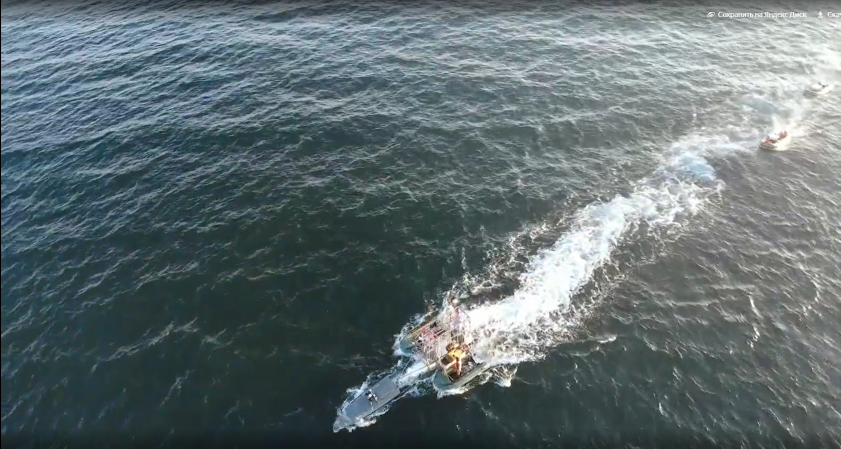
#> input picture visualv3/image/1.png, 1682 x 897 px (shown at 1/2 size)
$ python main3.py
#> lines starting #> are read from the running program, lines starting #| are printed output that depends on the picture; after the words box and inside, x2 and y2 are one past the last pixel; in counts of white or black regions, pixels touching at a corner belong together
### database.py
import pandas as pd

class BoatDatabase:
    def __init__(self, video_name):
        self.video_name = video_name
        self.coordinates = []

    def add_coordinate(self, boat_id, x, y, width, height, timestamp):
        """
        Добавляет координаты лодки в базу данных.

        :param boat_id: Идентификатор лодки
        :param x: Координата X
        :param y: Координата Y
        :param width: Ширина лодки
        :param height: Высота лодки
        :param timestamp: Временная метка (время в секундах)
        """
        self.coordinates.append((boat_id, x, y, width, height, timestamp))

    def save_to_csv(self):
        """
        Сохраняет координаты лодок в CSV файл.
        """
        df = pd.DataFrame(self.coordinates, columns=['Boat', 'X', 'Y', 'Width', 'Height', 'Time'])
        df.to_csv(f'{self.video_name}_coordinates.csv', index=False)
        print(f'Координаты сохранены в {self.video_name}_coordinates.csv')

# Пример использования:
# db = BoatDatabase(video_name='my_video')
# db.add_coordinate('Boat 1', 100, 150, 50, 20, 0.5)  # Добавление данных
# db.save_to_csv()  # Сохранение данных

### visualv3/main3.py
import cv2
import numpy as np
from database import BoatDatabase

def adjust_thresholds(image, low_threshold, high_threshold):
    gray = cv2.cvtColor(image, cv2.COLOR_BGR2GRAY)
    clahe = cv2.createCLAHE(clipLimit=2.0, tileGridSize=(8, 8))
    clahe_img = clahe.apply(gray)
    blurred = cv2.GaussianBlur(clahe_img, (5, 5), 0)
    edges = cv2.Canny(blurred, low_threshold, high_threshold)
    return edges

def find_contours(image, low_threshold=50, high_threshold=150):
    edges = adjust_thresholds(image, low_threshold, high_threshold)
    contours, _ = cv2.findContours(edges, cv2.RETR_TREE, cv2.CHAIN_APPROX_SIMPLE)
    return contours

def display_contours(image, contours, denoise, db):
    contour_image = image.copy()
    boat_count = 0

    cv2.drawContours(contour_image, contours, -1, (0, 255, 0), 1)  # Отображение контуров зелёным цветом

    for contour in contours:
        area = cv2.contourArea(contour)
        if area > denoise:  # Убираем маленькие шумы
            boat_count += 1
            x, y, w, h = cv2.boundingRect(contour)
            db.add_coordinate(f'Boat {boat_count}', x, y, w, h, 0)  # Временная метка 0 для примера
            cv2.rectangle(contour_image, (x, y), (x + w, y + h), (0, 0, 255), 2)
            cv2.putText(contour_image, f'Boat {boat_count}', (x, y - 10),
                        cv2.FONT_HERSHEY_SIMPLEX, 0.5, (0, 255, 0), 2)

    cv2.imshow('Contours', contour_image)
    cv2.waitKey(1)  # Задержка в 1 миллисекунду для отображения

    return boat_count  # Возвращаем количество лодок

def process_image(image_path, low_threshold, high_threshold, denoise, video_name):
    db = BoatDatabase(video_name)
    image = cv2.imread(image_path)

    if image is None:
        print(f"Ошибка загрузки изображения: {image_path}")
        return

    contours = find_contours(image, low_threshold, high_threshold)
    boat_count = display_contours(image, contours, denoise, db)

    if boat_count > 0:
        print(f"Обнаружено лодок: {boat_count}")
        db.save_to_csv()  # Сохраняем координаты из базы данных
    else:
        print("Лодки не обнаружены!")

def main(input_path, low_threshold, high_threshold, denoise):
    # Проверяем, является ли файл изображением
    if input_path.lower().endswith(('.png', '.jpg', '.jpeg', '.bmp')):
        process_image(input_path, low_threshold, high_threshold, denoise, "single_image")
#> in process_image, image is the input picture: shape (897, 1682, 3); mean B, G, R 112.2, 109.5, 96.4
#> in adjust_thresholds, `gray = cv2.cvtColor(image, cv2.COLOR_BGR2GRAY)`:
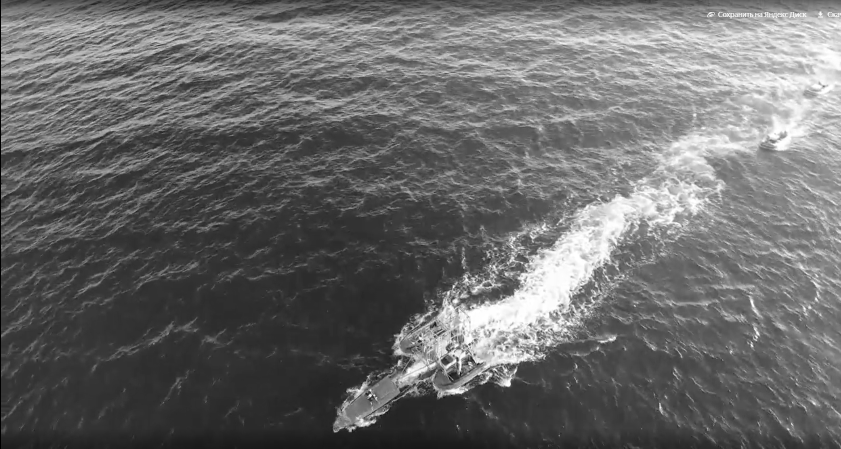
#> gray: shape (897, 1682) (shown at 1/2 size); min 0, max 255, mean 105.9
#> in adjust_thresholds, `clahe_img = clahe.apply(gray)`:
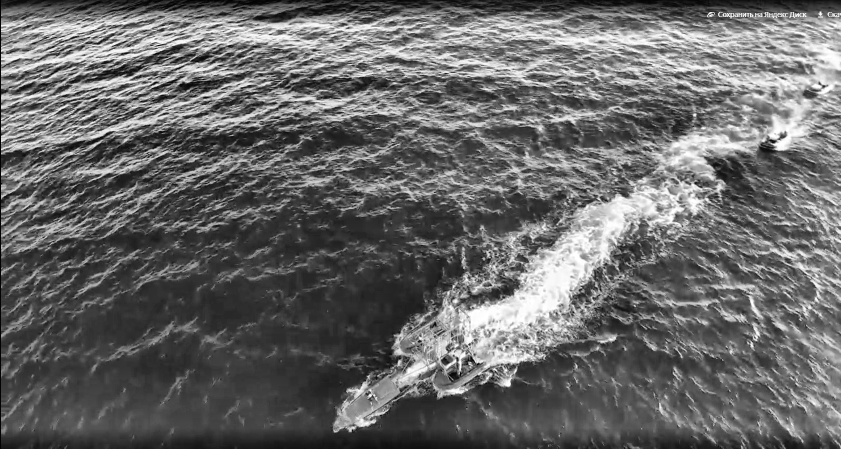
#> clahe_img: shape (897, 1682) (shown at 1/2 size); min 0, max 255, mean 104.2
#> in adjust_thresholds, `edges = cv2.Canny(blurred, low_threshold, high_threshold)`:
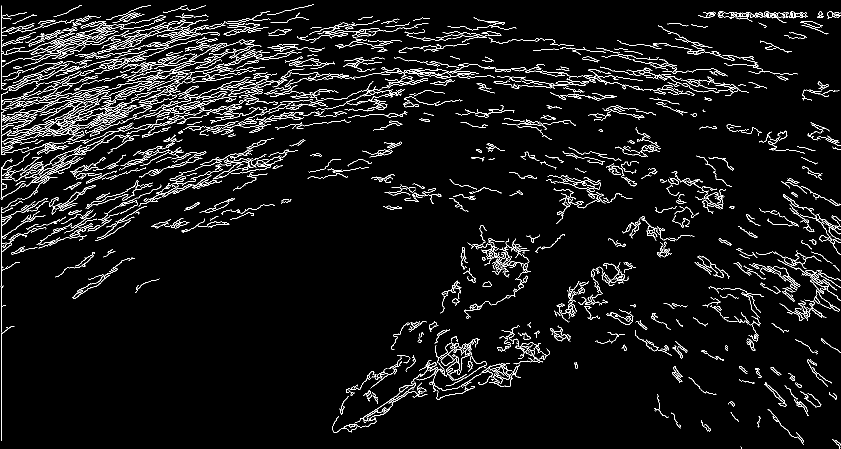
#> edges: shape (897, 1682) (shown at 1/2 size); 5.5% white in thin lines or dots
#> in find_contours, `contours, _ = cv2.findContours(edges, cv2.RETR_TREE, cv2.CHAIN_APPROX_..`: contours = 1100 contours, 678 with area under 20; largest, box (x1, y1, x2, y2) and area: (207, 31, 332, 60) 761, (240, 31, 331, 60) 741, (1439, 23, 1577, 45) 724, (709, 763, 832, 847) 406, (309, 65, 401, 94) 361
#> in display_contours, `cv2.drawContours(contour_image, contours, -1, (0, 255, 0), 1)`:
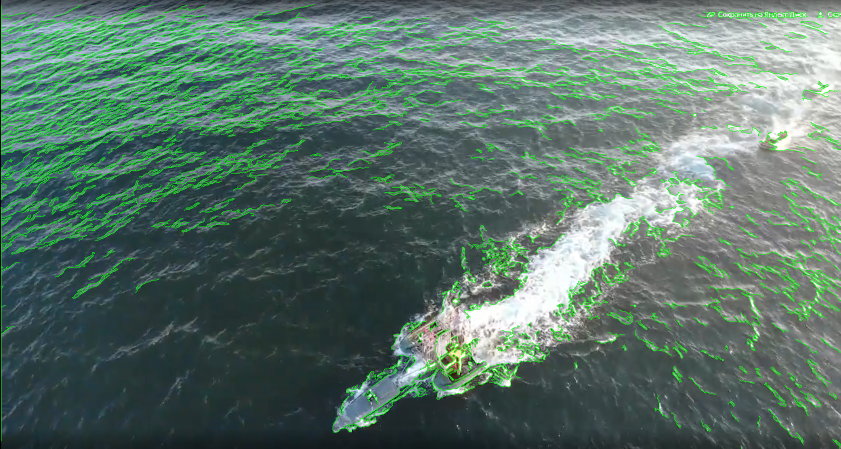
#> contour_image: shape (897, 1682, 3) (shown at 1/2 size); 5.47% of pixels changed, all inside (x1, y1, x2, y2) = (1, 9, 1682, 897)
#> the loop in display_contours, `for contour in contours:` made 1100 passes
#> (area, x, y, w, h) on passes 35, 993, 1057, 1058, 1078: (406, 709, 763, 123, 84), (361, 309, 65, 92, 29), (761, 207, 31, 125, 29), (741, 240, 31, 91, 29), (724, 1439, 23, 138, 22)
#> area on passes 2, 6, 10, 11, 13, 15: 21.5, 55, 110.5, 40.5, 48, 26.5
#> after the loop in display_contours, `for contour in contours:`:
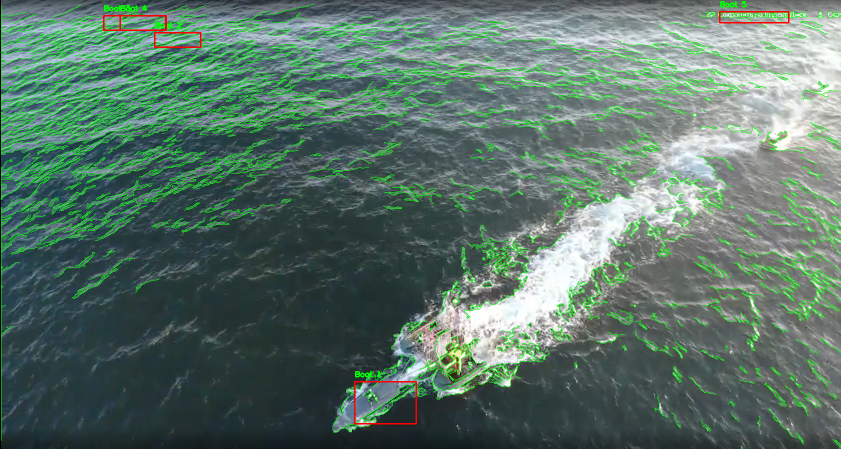
#> contour_image: shape (897, 1682, 3) (shown at 1/2 size); 0.36% of pixels changed, all inside (x1, y1, x2, y2) = (206, 2, 1579, 849)
#> after the loop in display_contours, `for contour in contours:`: boat_count = 5
#| Обнаружено лодок: 5
#> in save_to_csv, `df = pd.DataFrame(self.coordinates, columns=['Boat', 'X', 'Y', 'Width'..`: df = table of 5 rows and 6 columns
        cv2.waitKey(0)  # Ожидание, пока не будет нажата клавиша
        cv2.destroyAllWindows()  # Закрытие всех окон
    else:
        print("Формат файла не поддерживается. Ожидается изображение.")

# Пример использования
if __name__ == "__main__":
    input_path = 'image/1.png'  # Замените на ваш путь к изображению
    low_threshold = 100
    high_threshold = 400
    denoise = 300

    main(input_path, low_threshold, high_threshold, denoise)
